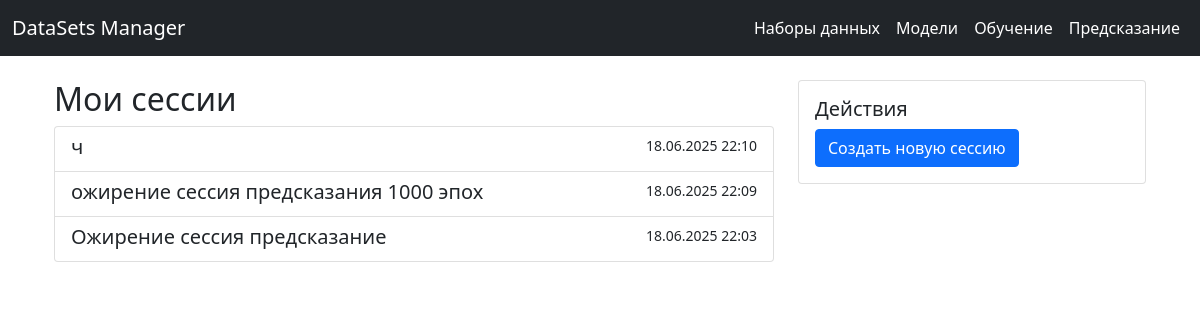
Page /predictions/ (signed in) on the committed database.
### predict/models.py (models this page shows, shortened)
class PredictSession(models.Model):
    STATUS_CHOICES = [
        ('pending', 'Ожидает'),
        ('running', 'Выполняется'),
        ('completed', 'Завершено'),
        ('failed', 'Ошибка'),
    ]
    user = models.ForeignKey(
        settings.AUTH_USER_MODEL,
        on_delete=models.CASCADE,
        related_name='predictions',
        default=1
    )
    progress = models.FloatField(default=0)
    title = models.CharField(max_length=255, default="Новая сессия предсказаний")
    dataset = models.ForeignKey(DataFile, on_delete=models.CASCADE)
    model = models.ForeignKey(TrainingSession, on_delete=models.CASCADE)
    creation_date = models.DateTimeField(default=timezone.now)
    status = models.CharField(max_length=10, choices=STATUS_CHOICES, default='pending')
    logs = models.TextField(blank=True)
    results_file = models.FileField(upload_to='predictions/', null=True, blank=True)
    def get_absolute_url(self):
        return reverse('prediction_detail', kwargs={'pk': self.pk})

### predict/views.py (the view)
# urls.py: path('predictions/', predict_views.sessions_list, name='predict_sessions_list'),
@login_required
def sessions_list(request):
    sessions = PredictSession.objects.all().order_by('-creation_date')
    return render(request, 'predictions/list.html', {'sessions': sessions})

### predict/templates/predictions/list.html
{% extends "base.html" %}
{% block content %}
<div class="container">
    <div class="row">
        <div class="col-md-8">
            <h2>Мои сессии</h2>
            <div class="list-group">
                {% for session in sessions %}
                <a href="{{ session.get_absolute_url }}" class="list-group-item list-group-item-action">
                    <div class="d-flex w-100 justify-content-between">
                        <h5 class="mb-1">{{ session.title }}</h5>
                        <small>{{ session.creation_date|date:"d.m.Y H:i" }}</small>
                    </div>
                </a>
                {% empty %}
                <div class="alert alert-info">Нет созданных моделей</div>
                {% endfor %}
            </div>
        </div>
        <div class="col-md-4">
            <div class="card">
                <div class="card-body">
                    <h5 class="card-title">Действия</h5>
                    <a href="{% url 'create_session' %}" class="btn btn-primary btn-block">
                        Создать новую сессию
                    </a>
                </div>
            </div>
        </div>
    </div>
</div>
{% endblock %}

### rows in the picture
PredictSession: title "ч", creation_date "18.06.2025 22:10"
PredictSession: title "ожирение сессия предсказания 1000 эпох", creation_date "18.06.2025 22:09"
PredictSession: title "Ожирение сессия предсказание", creation_date "18.06.2025 22:03"
